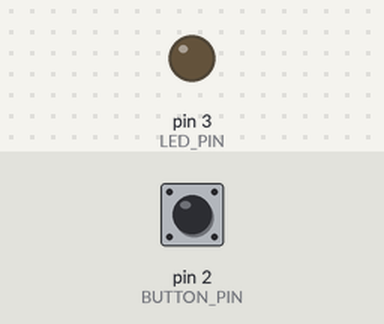
A sketch run on a simulated Arduino Uno, built with avr-gcc and run on an emulated ATmega328P. Shown: output pins drawn as LEDs (lit = HIGH). The test bench sets the inputs (shaded band); at power-on: pin 2 (BUTTON_PIN) LOW.

Above: at 1.2 s.
1.3 s: pin 2 (BUTTON_PIN) pulled HIGH for 0.15 s
At 1.37 s:
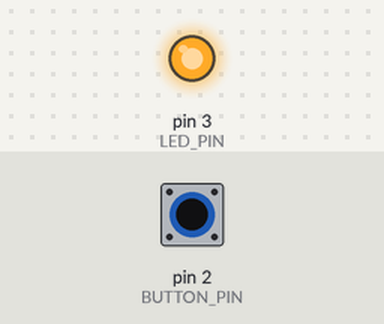
2.9 s: pin 2 (BUTTON_PIN) pulled HIGH for 3.2 s
At 7.4 s:
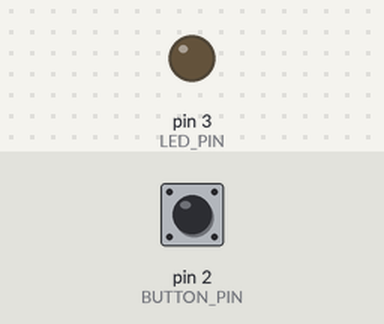
Timing chart, 0 to 8.9 s (numbered marks = the images above; inputs shaded):
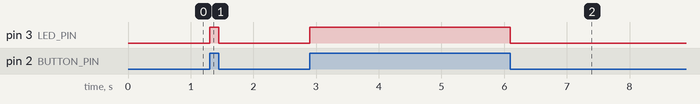

Measured:
- after the input at 1.3 s, pin 3 (LED_PIN): LOW → HIGH at once, → LOW 0.15 s later
- after the input at 2.9 s, pin 3 (LED_PIN): LOW → HIGH at once, → LOW 3.2 s later

The sketch:

pushButton.ino
```cpp
// Define the digital pins for the push button and LED
#define BUTTON_PIN 2
#define LED_PIN 3

void setup()
{
    // Initialize the digital pins
    pinMode(BUTTON_PIN, INPUT);
    pinMode(LED_PIN, OUTPUT);
}

void loop()
{
    // Read the state of the push button
    int buttonState = digitalRead(BUTTON_PIN);

    // Check if the button is pressed (assuming it's active low)
    if (buttonState == HIGH)
    {
        // Turn on the LED
        digitalWrite(LED_PIN, HIGH);
    }
    else
    {
        // Turn off the LED
        digitalWrite(LED_PIN, LOW);
    }
}
```
